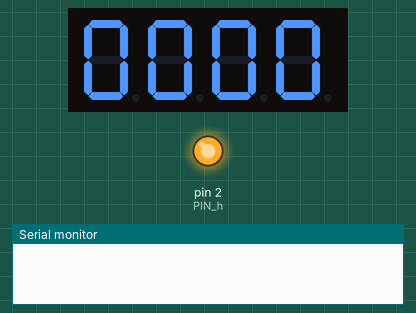
Recording of a sketch running on a simulated Arduino Uno, built with avr-gcc and run on an emulated ATmega328P. Parts: 4-digit seven-segment display, output pins drawn as LEDs (lit = HIGH), the last lines printed to the serial monitor. Wiring (inferred from the names in the program): 4-digit 7-segment display, segments lit when LOW: segments pin 3, pin 4, pin 5, pin 6, pin 7, pin 8, pin 9; digit selects pin 13, pin 12, pin 11, pin 10. The segment pins are drawn as the display they are named for; pins used as bus, display or sensor lines are not drawn.

Above: at 0.1 s.
At 9.1 s:
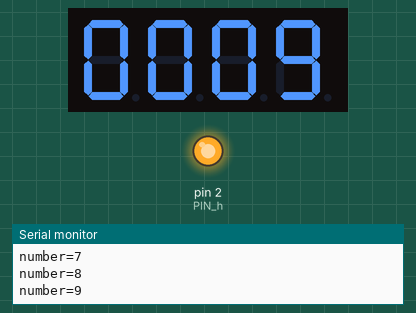
At 18.1 s:
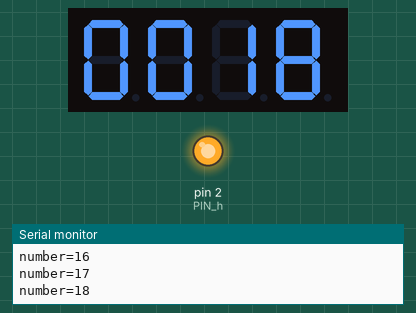
At 37.1 s:
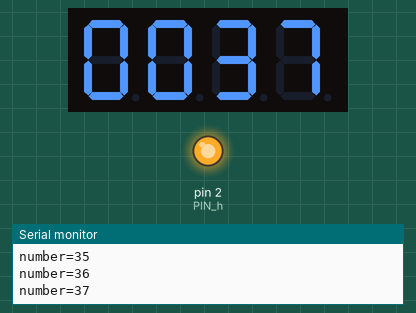
Timing chart, 0 to 38.6 s (numbered marks = the images above):
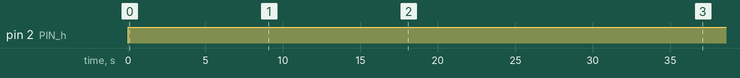

The sketch:

counter.ino
```cpp
// 定義腳位
#define PIN_0 10
#define PIN_g 9
#define PIN_c 5
#define PIN_h 2
#define PIN_d 6
#define PIN_e 7
#define PIN_b 4
#define PIN_1 11
#define PIN_2 12
#define PIN_f 8
#define PIN_a 3
#define PIN_3 13

// 共有4個七段顯示器，分別由針腳PIN_0、PIN_1、PIN_2、PIN_3控制
// 七段顯示器裡有8個LED（包含小數點）
#define POS_NUM 4
#define SEG_NUM 8
const byte pos_pins[POS_NUM] = {PIN_0, PIN_1, PIN_2, PIN_3};
const byte seg_pins[SEG_NUM] = {PIN_a, PIN_b, PIN_c, PIN_d, PIN_e, PIN_f, PIN_g, PIN_h};

// 底下定義由七段顯示器顯示數字時所需要的資料
#define t true
#define f false
const boolean data[10][SEG_NUM] = {
  {f, f, f, f, f, f, t, t}, // 0
  {t, f, f, t, t, t, t, t}, // 1
  {f, f, t, f, f, t, f, t}, // 2
  {f, f, f, f, t, t, f, t}, // 3
  {t, f, f, t, t, f, f, t}, // 4
  {f, t, f, f, t, f, f, t}, // 5
  {f, t, f, f, f, f, f, t}, // 6
  {f, f, f, t, t, t, t, t}, // 7
  {f, f, f, f, f, f, f, t}, // 8
  {f, f, f, f, t, f, f, t}, // 9
};

// 一支方便的函式，以格式字串輸出到序列埠
void pf(const char *fmt, ... ){
    char tmp[128]; // max is 128 chars
    va_list args;
    va_start (args, fmt );
    vsnprintf(tmp, 128, fmt, args);
    va_end (args);
    Serial.print(tmp);
}

// 設定某個七段顯示器所顯示的數字，
// 參數pos為0~3，指出想要更新哪一個七段顯示器，
// 參數n為0~9，顯示數字
void setDigit(int pos, int n){
  if(pos < 0 || 3 < pos){
    pf("error pos=%d\n", pos);
    return;
  }

  // 控制想要更新哪一個七段顯示器，將其腳位設為LOW
  // 其他腳位則設為HIGH，代表不更新。
  for(int p = 0; p < POS_NUM; p++){
    if(p == pos)
      digitalWrite(pos_pins[p], HIGH);
    else
      digitalWrite(pos_pins[p], LOW);
  }

  // 寫入數字
  if(0 <= n && n <= 9){
    for(int i = 0; i < SEG_NUM; i++){
      digitalWrite(seg_pins[i], data[n][i] == t ? HIGH : LOW);
    }
  }
  else{
    for(int i = 0; i < SEG_NUM; i++){
      digitalWrite(seg_pins[i], LOW);
    }
    digitalWrite(PIN_h, HIGH);
    pf("error pos=%d, n=%d\n", pos, n);
  }
}

// 設定整個四合一型七段顯示器想要顯示的數字
// 參數number的範圍應是0~9999
void setNumber(int number)
{
  int n0, n1, n2, n3;
  n3 = number / 1000;
  number %= 1000;
  n2 = number / 100;
  number %= 100;
  n1 = number / 10;
  n0 = number % 10;

  // 求出每個位數的值後，分別更新
  // 注意，此處以delay(5)隔開每個位數的更新
  setDigit(0, n0); delay(5);
  setDigit(1, n1); delay(5);
  setDigit(2, n2); delay(5);
  setDigit(3, n3); delay(5);
}

unsigned long time_previous;
void setup() {
  Serial.begin(115200);

  for(int i = 0; i < POS_NUM; i++){
    pinMode(pos_pins[i], OUTPUT);
    digitalWrite(pos_pins[i], HIGH);
  }
  for(int i = 0; i < SEG_NUM; i++){
    pinMode(seg_pins[i], OUTPUT);
    digitalWrite(seg_pins[i], LOW);
  }

  time_previous = millis();
}

int number = 0;
void loop() {
  // 經過一秒後就讓number加1
  unsigned long time_now = millis();
  if(time_now - time_previous > 1000){
    number++;
    time_previous += 1000;
    pf("number=%d\n", number);
  }

  // 不斷地寫入數字
  setNumber(number);
}
```

Measured:
- by itself, pin 2 (PIN_h): LOW → HIGH at 0.00 s
- what the display in image 0 shows lasts 1.1 s, from 0.0 s to 1.1 s
